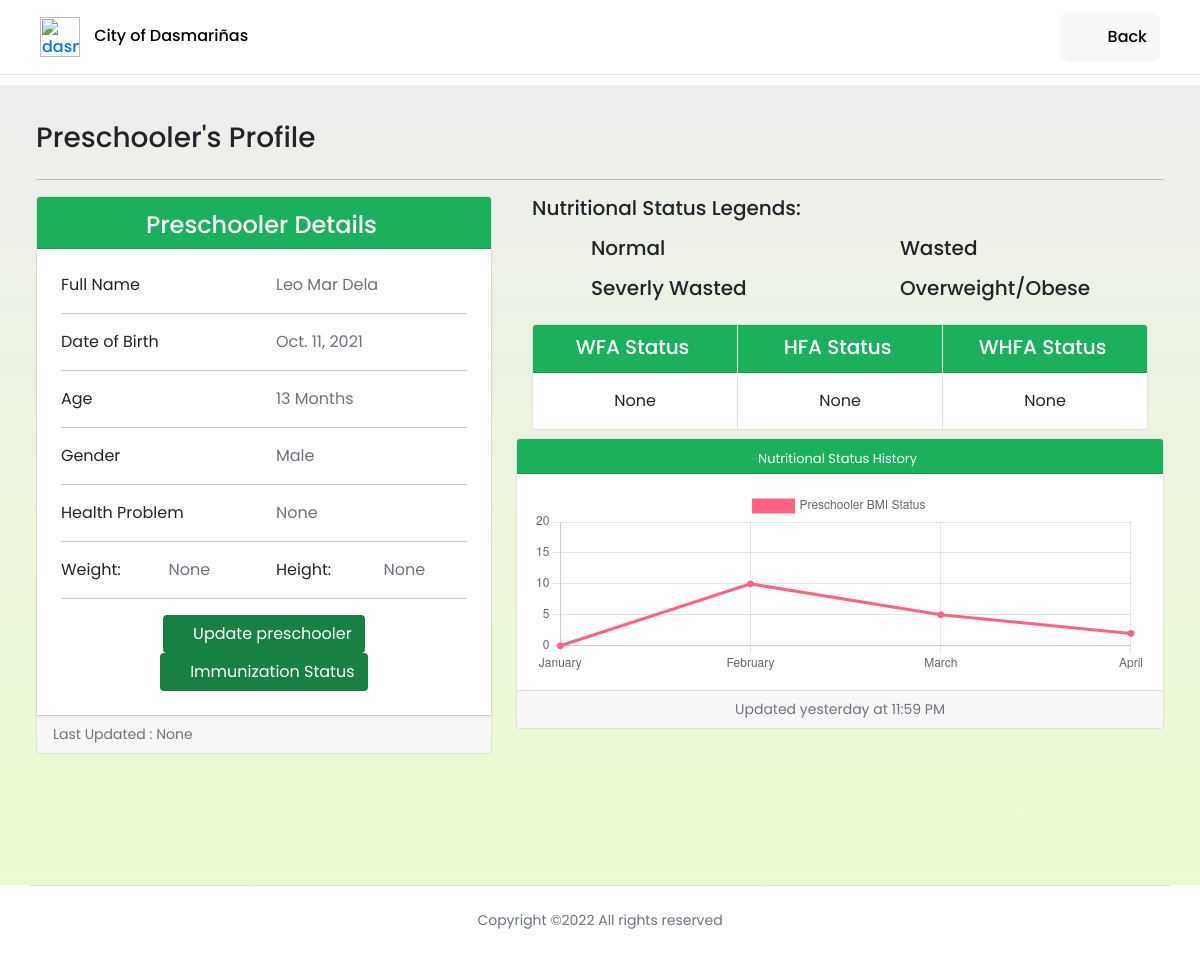
The page /preschooler_profile/14/ (signed in) on the database as committed earlier.
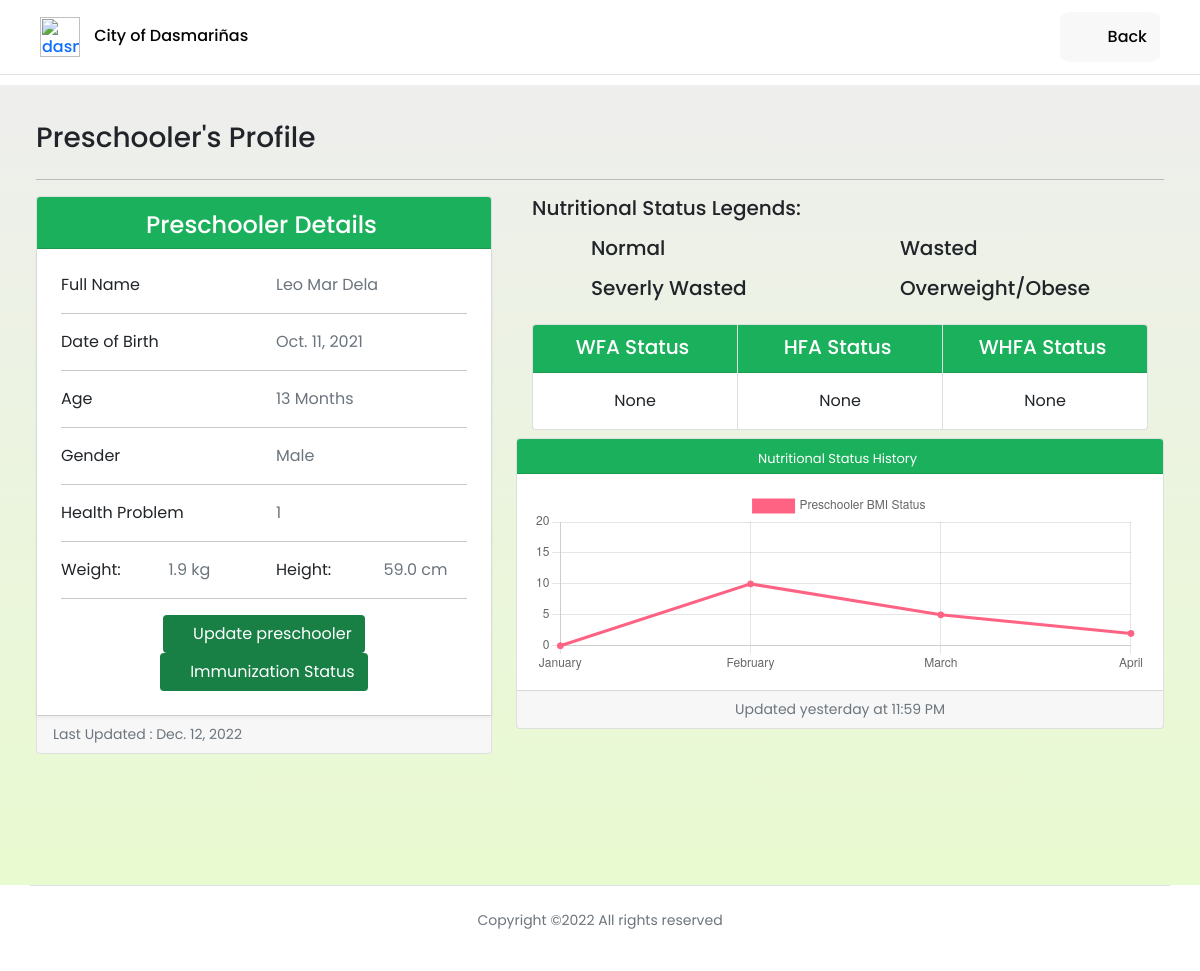
The same page on the database as committed later.
### profilingApp/models.py (models this page shows, shortened)
class Preschooler(Model):
    GENDER = [('Male', 'Male'),
              ('Female', 'Female'),]
    parent = models.ForeignKey(Parent, on_delete=CASCADE)
    first_name = models.CharField(max_length=100)
    last_name = models.CharField(max_length=100)
    middle_name = models.CharField(max_length=100)
    suffix_name = models.CharField(max_length=100, null=True, blank=True)
    birthday = models.DateField(null=True, blank=True)
    height = models.FloatField(null=True, validators=[MinValueValidator(45.0), MaxValueValidator(120.0)])
    weight = models.FloatField(null=True, validators=[MinValueValidator(1.0), MaxValueValidator(28.0)])
    gender = models.CharField(max_length=100, choices=GENDER, null=True)
    date_measured = models.DateField(null=True, blank=True)
    health_problem = models.CharField(max_length=500, null=True, blank=True)
    history= HistoricalRecords()
    def age_months(self):
        today = date.today()
        date_diff = today - self.birthday
        in_days = date_diff.days
        return int((in_days) / (365 / 12))
    def wfa(self):
        calculator = Calculator(adjust_height_data=False, adjust_weight_scores=False,
                       include_cdc=False, logger_name='pygrowup',
                       log_level='INFO')
        try:
            today = date.today()
            date_diff = today - self.birthday
            in_days = date_diff.days
            age_months = int((in_days) / (365 / 12))
            return float(calculator.wfa(self.weight, age_months, helpers.get_good_sex(str(self.gender))))
        except:
            pass
    def hfa(self):
        calculator = Calculator(adjust_height_data=False, adjust_weight_scores=False,
                       include_cdc=False, logger_name='pygrowup',
                       log_level='INFO')
        try:
            today = date.today()
            date_diff = today - self.birthday
            in_days = date_diff.days
            age_months = int((in_days) / (365 / 12))
            return float(calculator.lhfa(self.weight, age_months, helpers.get_good_sex(str(self.gender))))
        except:
            pass
    def whfa(self):
        calculator = Calculator(adjust_height_data=False, adjust_weight_scores=False,
                       include_cdc=False, logger_name='pygrowup',
                       log_level='INFO')
        try:
            today = date.today()
            date_diff = today - self.birthday
            in_days = date_diff.days
            age_months = int((in_days) / (365 / 12))
            return float(calculator.wfl(self.weight, age_months, helpers.get_good_sex(str(self.gender)), self.height))
        except:
            pass

### profilingApp/views.py (the view)
# urls.py: path('preschooler_profile/<str:pk>/', views.preschooler_profile, name='preschooler_profile'),
def preschooler_profile(request, pk):
    if request.user.is_authenticated and request.user.user_type == 'BHW':
        preschooler = Preschooler.objects.get(id=pk)
        form = UpdatePreschooler(instance=preschooler)
        if request.method == 'POST':
            form = UpdatePreschooler(request.POST, instance=preschooler)
            if form.is_valid():
                form.save()
                return redirect('preschooler_profile', preschooler.id)
        context = {'preschooler' : preschooler,
                'form' : form,}
        return render(request, 'activities/Preschooler Profile.html', context)
    elif request.user.is_authenticated and request.user.user_type == 'Admin':
        return redirect('admin_home')
    elif request.user.is_authenticated and request.user.user_type == 'P/G':
        return redirect('parent_home')

### profilingApp/templates/activities/Preschooler Profile.html (shortened to what the changed rows need)
{% extends 'activities/BHW Home.html' %}
{% load static %}
{% block dashboard %}
<div id="grid" class="container-fluid" style="margin-top: 85px;">
    <div class="container-grid">
        <div>
            <section>
                <div class="row">
                    <div class="col-md-5 col-12 mb-4 mb-md-3">
                        <div class="card">
                            <div class="card-header">
                                <h4 class=" mx-1 my-1">Preschooler Details</h4>
                            </div>
                            <div class="card-body p-4 shadow-sm">
                                <div class="row">
                                    {% if preschooler.suffix_name is None %}
                                        <div class="col-sm justify-content-start justify-content-md-center">
                                            <p class="text-muted mb-0">{{ preschooler.first_name }} {{ preschooler.middle_name }} {{ preschooler.last_name }}</p>
                                        </div>
                                    {% else %}
                                        <div class="col-sm justify-content-start justify-content-md-center">
                                            <p class="text-muted mb-0">{{ preschooler.first_name }} {{ preschooler.middle_name }} {{ preschooler.last_name }} {{ preschooler.suffix_name }}</p>
                                        </div>
                                    {% endif %}
                                </div>
                                <hr>
                                <div class="row">
                                    <div class="col-sm">
                                        <p class="text-muted mb-0">{{ preschooler.birthday }}</p>
                                    </div>
                                </div>
                                <hr>
                                <div class="row">
                                    <div class="col-sm justify-content-start justify-content-md-center">
                                        <p class="text-muted mb-0">{{ preschooler.age_months }} Months</p>
                                    </div>
                                </div>
                                <hr>
                                <div class="row">
                                    <div class="col-sm justify-content-start justify-content-md-center">
                                        <p class="text-muted mb-0">{{ preschooler.gender }}</p>
                                    </div>
                                </div>
                                <hr>
                                <div class="row">
                                    <div class="col-sm justify-content-start justify-content-md-center">
                                        <p class="text-muted mb-0">{{ preschooler.health_problem }}</p>
                                    </div>
                                </div>
                                <hr>
                                <div class="row">
                                    {% if preschooler.weight is None%}
                                    <div class="col-sm justify-content-start justify-content-md-center">
                                        <p class="text-muted mb-0">{{ preschooler.weight }} </p>
                                    </div>
                                    {% else%}
                                    <div class="col-sm justify-content-start justify-content-md-center">
                                        <p class="text-muted mb-0">{{ preschooler.weight }} kg</p>
                                    </div>
                                    {% endif %}
                                    {% if preschooler.height is None%}
                                    <div class="col-sm justify-content-start justify-content-md-center">
                                        <p class="text-muted mb-0">{{ preschooler.height }}</p>
                                    </div>
                                    {% else %}
                                    <div class="col-sm justify-content-start justify-content-md-center">
                                        <p class="text-muted mb-0">{{ preschooler.height }} cm</p>
                                    </div>
                                    {% endif %}
                                </div>
                                <hr>
                                <div class="" style="text-align: center !important; ">
                                </div>
                            </div>
                            <div class="card-footer small text-muted">
                                Last Updated : {{ preschooler.date_measured }}
                            </div>
                        </div>
                    </div>
                    <div class="col-md-7 col-12 text-center h-100 mb-3 ">
                        <div class="card-group my-2 mx-3">
                            <div class="card">
                                {% if preschooler.wfa is None%}
                                    <div class="card-body">
                                        <p class="card-text" >{{ preschooler.wfa }}</p>
                                    </div>
                                {% elif preschooler.wfa > 2.0 %}
                                    <div class="card-body">
                                        <p class="card-text" style="color: rgb(242, 98, 33);">{{ preschooler.wfa }}</p>
                                    </div>
                                {% elif preschooler.wfa >= -2.0 and preschooler.wfa <= 2.0 %}
                                    <div class="card-body">
                                        <p class="card-text" style="color: rgb(0, 165, 79);">{{ preschooler.wfa }}</p>
                                    </div>
                                {% elif preschooler.wfa >= -3.0 and preschooler.wfa <= -2.0 %}
                                    <div class="card-body">
                                        <p class="card-text" style="color: rgb(255, 241, 2);">{{ preschooler.wfa }}</p>
                                    </div>
                                {% else %}
                                    <div class="card-body">
                                        <p class="card-text" style="color: rgb(242, 98, 33);">{{ preschooler.wfa }}</p>
                                    </div>
                                {% endif %}
                            </div>
                            <div class="card">
                                {% if preschooler.hfa is None %}
                                    <div class="card-body">
                                        <p class="card-text">{{ preschooler.hfa }}</p>
                                    </div>
                                {% elif preschooler.hfa > 2.0 %}
                                    <div class="card-body">
                                        <p class="card-text" style="color: rgb(242, 98, 33);">{{ preschooler.hfa }}</p>
                                    </div>
                                {% elif preschooler.hfa >= -2.0 and preschooler.hfa <= 2.0 %}
                                    <div class="card-body">
                                        <p class="card-text" style="color: rgb(0, 165, 79);">{{ preschooler.hfa }}</p>
                                    </div>
                                {% elif preschooler.hfa >= -3.0 and preschooler.hfa <= -2.0 %}
                                    <div class="card-body">
                                        <p class="card-text" style="color: rgb(255, 241, 2);">{{ preschooler.hfa }}</p>
                                    </div>
                                {% else %}
                                    <div class="card-body">
                                        <p class="card-text" style="color: rgb(242, 98, 33);">{{ preschooler.hfa }}</p>
                                    </div>
                                {% endif %}
                            </div>
                            <div class="card">
                                {% if preschooler.whfa is None %}
                                    <div class="card-body">
                                        <p class="card-text" >{{ preschooler.whfa }}</p>
                                    </div>
                                {% elif preschooler.whfa > 2.0 %}
                                    <div class="card-body">
                                        <p class="card-text" style="color: rgb(242, 98, 33);">{{ preschooler.whfa }}</p>
                                    </div>
                                {% elif preschooler.whfa >= -2.0 and preschooler.whfa <= 2.0 %}
                                    <div class="card-body">
                                        <p class="card-text" style="color: rgb(0, 165, 79);">{{ preschooler.whfa }}</p>
                                    </div>
                                {% elif preschooler.whfa >= -3.0 and preschooler.whfa <= -2.0 %}
                                    <div class="card-body">
                                        <p class="card-text" style="color: rgb(255, 241, 2);">{{ preschooler.whfa }}</p>
                                    </div>
                                {% else %}
                                    <div class="card-body">
                                        <p class="card-text" style="color: rgb(242, 98, 33);">{{ preschooler.whfa }}</p>
                                    </div>
                                {% endif %}
                                </div>
                            </div>
                        </div>
                    </div>
                </div>
        </div>
    </div>
<script>
  const myChart = new Chart(
    document.getElementById('myChart'),
    config
  );
</script>
{% endblock %}

Rows that differ between the two databases and show on the page:
changed Preschooler "Leo": health_problem "None" → "1"; date_measured "None" → "Dec. 12, 2022"; weight "None" → "1.9"; height "None" → "59.0"
Other text that changed with them:
text now shown: "kg cm"
